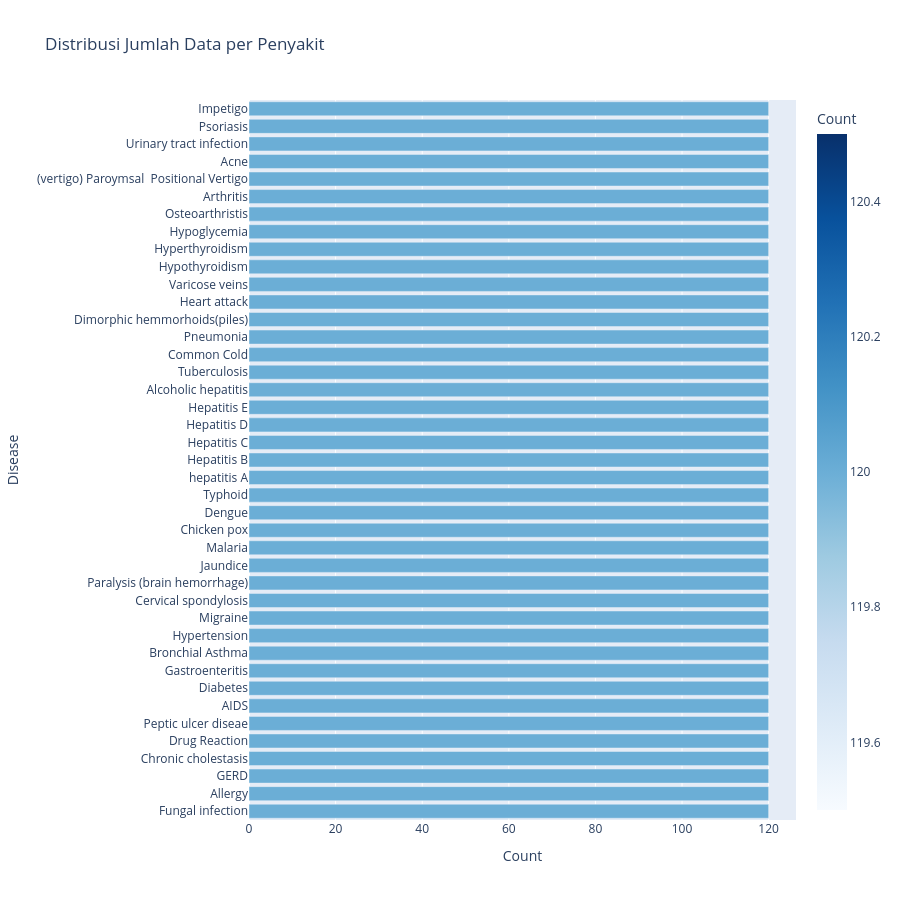

Notebook code for this chart:
### Code cell
disease_counts = df['Disease'].value_counts().reset_index()
disease_counts.columns = ['Disease', 'Count']

fig = px.bar(disease_counts, 
             x='Count', y='Disease', 
             orientation='h',
             title='Distribusi Jumlah Data per Penyakit',
             color='Count',
             color_continuous_scale='Blues')

fig.update_layout(height=900, yaxis={'categoryorder':'total ascending'})
fig.show()

### Figure 1 — Plotly figure (JSON) as saved in the notebook; plotly's stock layout.template omitted (floating-point values rounded to 4 significant figures)
{"data": [{"hovertemplate": "Count=%{marker.color}<br>Disease=%{y}<extra></extra>", "legendgroup": "", "marker": {"color": [120, 120, 120, 120, 120, 120, 120, 120, 120, 120, 120, 120, 120, 120, 120, 120, 120, 120, 120, 120, 120, 120, 120, 120, 120, 120, 120, 120, 120, 120, 120, 120, 120, 120, 120, 120, 120, 120, 120, 120, 120], "coloraxis": "coloraxis", "pattern": {"shape": ""}}, "name": "", "orientation": "h", "showlegend": false, "textposition": "auto", "type": "bar", "x": [120, 120, 120, 120, 120, 120, 120, 120, 120, 120, 120, 120, 120, 120, 120, 120, 120, 120, 120, 120, 120, 120, 120, 120, 120, 120, 120, 120, 120, 120, 120, 120, 120, 120, 120, 120, 120, 120, 120, 120, 120], "xaxis": "x", "y": ["Fungal infection", "Allergy", "GERD", "Chronic cholestasis", "Drug Reaction", "Peptic ulcer diseae", "AIDS", "Diabetes", "Gastroenteritis", "Bronchial Asthma", "Hypertension", "Migraine", "Cervical spondylosis", "Paralysis (brain hemorrhage)", "Jaundice", "Malaria", "Chicken pox", "Dengue", "Typhoid", "hepatitis A", "Hepatitis B", "Hepatitis C", "Hepatitis D", "Hepatitis E", "Alcoholic hepatitis", "Tuberculosis", "Common Cold", "Pneumonia", "Dimorphic hemmorhoids(piles)", "Heart attack", "Varicose veins", "Hypothyroidism", "Hyperthyroidism", "Hypoglycemia", "Osteoarthristis", "Arthritis", "(vertigo) Paroymsal  Positional Vertigo", "Acne", "Urinary tract infection", "Psoriasis", "Impetigo"], "yaxis": "y"}], "layout": {"barmode": "relative", "coloraxis": {"colorbar": {"title": {"text": "Count"}}, "colorscale": [[0, "rgb(247,251,255)"], [0.125, "rgb(222,235,247)"], [0.25, "rgb(198,219,239)"], [0.375, "rgb(158,202,225)"], [0.5, "rgb(107,174,214)"], [0.625, "rgb(66,146,198)"], [0.75, "rgb(33,113,181)"], [0.875, "rgb(8,81,156)"], [1, "rgb(8,48,107)"]]}, "height": 900, "legend": {"tracegroupgap": 0}, "title": {"text": "Distribusi Jumlah Data per Penyakit"}, "xaxis": {"anchor": "y", "domain": [0, 1], "title": {"text": "Count"}}, "yaxis": {"anchor": "x", "categoryorder": "total ascending", "domain": [0, 1], "title": {"text": "Disease"}}}}
